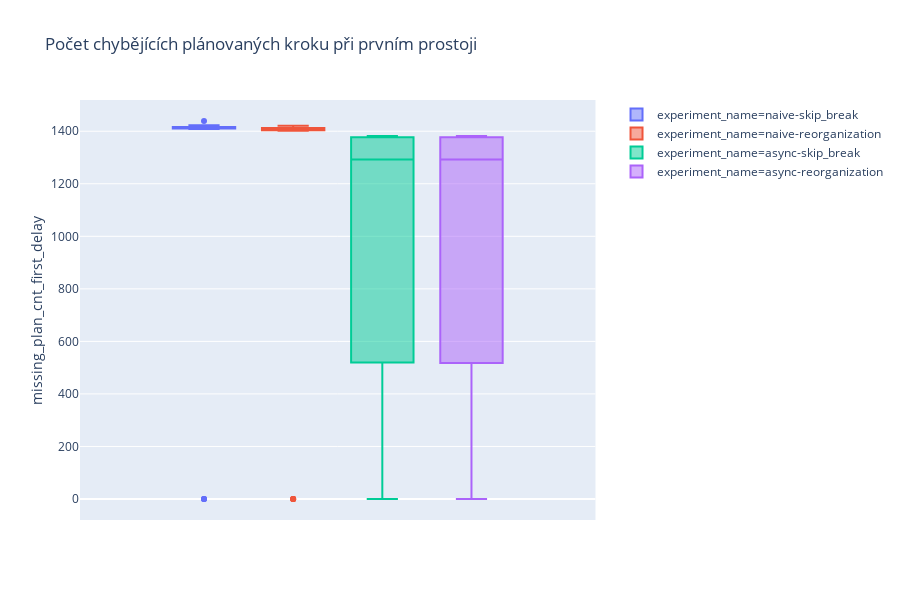

This figure's notebook cell:
### Code cell
px.box(df, y='missing_plan_cnt_first_delay', color='experiment_name', title='Počet chybějících plánovaných kroku při prvním prostoji')

### Figure 1 — Plotly figure (JSON) as saved in the notebook; plotly's stock layout.template omitted (floating-point values rounded to 4 significant figures)
{"data": [{"alignmentgroup": "True", "hoverlabel": {"namelength": 0}, "hovertemplate": "experiment_name=naive-skip_break<br>missing_plan_cnt_first_delay=%{y}", "legendgroup": "experiment_name=naive-skip_break", "marker": {"color": "#636efa"}, "name": "experiment_name=naive-skip_break", "notched": false, "offsetgroup": "experiment_name=naive-skip_break", "orientation": "v", "showlegend": true, "type": "box", "x0": " ", "xaxis": "x", "y": [0, 0, 0, 1415, 1414, 1410, 1423, 1415, 1418, 1416, 1409, 1415, 1416, 1439, 1414, 1415, 1411, 1413, 1421, 1415], "y0": " ", "yaxis": "y"}, {"alignmentgroup": "True", "hoverlabel": {"namelength": 0}, "hovertemplate": "experiment_name=naive-reorganization<br>missing_plan_cnt_first_delay=%{y}", "legendgroup": "experiment_name=naive-reorganization", "marker": {"color": "#EF553B"}, "name": "experiment_name=naive-reorganization", "notched": false, "offsetgroup": "experiment_name=naive-reorganization", "orientation": "v", "showlegend": true, "type": "box", "x0": " ", "xaxis": "x", "y": [0, 0, 0, 1409, 1412, 1410, 1421, 1413, 1414, 1410, 1402, 1415, 1408, 0, 1405, 1407, 1407, 1407, 1413, 1411], "y0": " ", "yaxis": "y"}, {"alignmentgroup": "True", "hoverlabel": {"namelength": 0}, "hovertemplate": "experiment_name=async-skip_break<br>missing_plan_cnt_first_delay=%{y}", "legendgroup": "experiment_name=async-skip_break", "marker": {"color": "#00cc96"}, "name": "experiment_name=async-skip_break", "notched": false, "offsetgroup": "experiment_name=async-skip_break", "orientation": "v", "showlegend": true, "type": "box", "x0": " ", "xaxis": "x", "y": [0, 0, 0, 1377, 1380, 1376, 1381, 1379, 1378, 1382, 1365, 1375, 186, 0, 1359, 939, 854, 1182, 1118, 1225], "y0": " ", "yaxis": "y"}, {"alignmentgroup": "True", "hoverlabel": {"namelength": 0}, "hovertemplate": "experiment_name=async-reorganization<br>missing_plan_cnt_first_delay=%{y}", "legendgroup": "experiment_name=async-reorganization", "marker": {"color": "#ab63fa"}, "name": "experiment_name=async-reorganization", "notched": false, "offsetgroup": "experiment_name=async-reorganization", "orientation": "v", "showlegend": true, "type": "box", "x0": " ", "xaxis": "x", "y": [0, 0, 0, 1377, 1380, 1376, 1381, 1379, 1378, 1382, 1365, 1375, 181, 0, 1359, 931, 854, 1179, 1112, 1225], "y0": " ", "yaxis": "y"}], "layout": {"boxmode": "group", "height": 600, "legend": {"tracegroupgap": 0}, "title": {"text": "Počet chybějících plánovaných kroku při prvním prostoji"}, "xaxis": {"anchor": "y", "domain": [0, 0.98]}, "yaxis": {"anchor": "x", "domain": [0, 1], "title": {"text": "missing_plan_cnt_first_delay"}}}}
